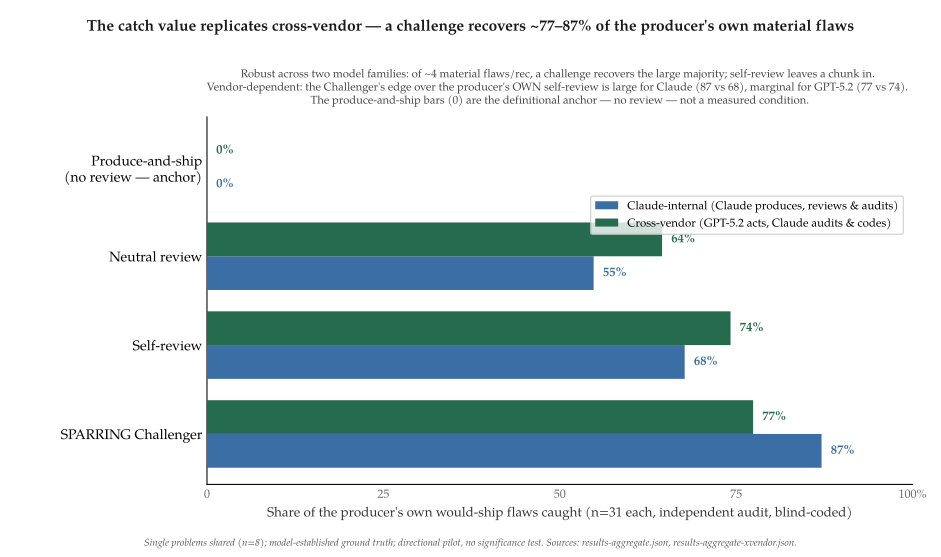

Write the Python code that produced this figure.
#!/usr/bin/env python3
"""A-v3 cross-vendor: catch-rate by condition, Claude-internal vs GPT-5.2-actors/Claude-audit.
Reads ../results-aggregate.json and ../results-aggregate-xvendor.json. Reproducible SVG."""
import json, os
import matplotlib
matplotlib.use("Agg")
matplotlib.rcParams["svg.hashsalt"] = "catchrate-v3-xv"
import matplotlib.pyplot as plt
import numpy as np

HERE = os.path.dirname(os.path.abspath(__file__))
ci = json.load(open(os.path.join(HERE, "..", "results-aggregate.json")))["catch_rate"]
xv = json.load(open(os.path.join(HERE, "..", "results-aggregate-xvendor.json")))["catch_rate"]
plt.rcParams["font.family"] = "serif"; plt.rcParams["font.serif"] = ["TeX Gyre Pagella", "DejaVu Serif"]
plt.rcParams["svg.fonttype"] = "none"

conds = [("Produce-and-ship\n(no review — anchor)", 0.0, 0.0), ("Neutral review", ci["NEUTRAL"], xv["NEUTRAL"]),
         ("Self-review", ci["SELF"], xv["SELF"]), ("SPARRING Challenger", ci["CHAL"], xv["CHAL"])]
labels = [c[0] for c in conds]
internal = [c[1] for c in conds]; cross = [c[2] for c in conds]
y = np.arange(len(conds)); h = 0.38

fig, ax = plt.subplots(figsize=(9.8, 5.8))
b1 = ax.barh(y + h/2, internal, h, color="#3b6ea5", zorder=3, label="Claude-internal (Claude produces, reviews & audits)")
b2 = ax.barh(y - h/2, cross, h, color="#256b4e", zorder=3, label="Cross-vendor (GPT-5.2 acts, Claude audits & codes)")
for bars in (b1, b2):
    for r in bars:
        w = r.get_width()
        ax.text(w + 1.3, r.get_y() + r.get_height()/2, f"{w:.0f}%", va="center", ha="left", fontsize=9.5, fontweight="bold", color=r.get_facecolor())
ax.set_yticks(y); ax.set_yticklabels(labels, fontsize=10.5)
ax.set_xlim(0, 100); ax.set_xticks([0, 25, 50, 75, 100]); ax.set_xticklabels(["0", "25", "50", "75", "100%"], fontsize=9, color="#666")
ax.set_xlabel("Share of the producer's own would-ship flaws caught (n=31 each, independent audit, blind-coded)", fontsize=10, color="#333")
for s in ("top", "right"): ax.spines[s].set_visible(False)
ax.invert_yaxis(); ax.tick_params(length=0)
ax.legend(loc="upper right", bbox_to_anchor=(0.995, 0.80), fontsize=8.6, frameon=True, facecolor="white", edgecolor="#cccccc")
fig.suptitle("The catch value replicates cross-vendor — a challenge recovers ~77–87% of the producer's own material flaws",
             x=0.5, y=0.965, fontsize=11.6, fontweight="bold", color="#1a1a1a")
ax.set_title("Robust across two model families: of ~4 material flaws/rec, a challenge recovers the large majority; self-review leaves a chunk in.\n"
             "Vendor-dependent: the Challenger's edge over the producer's OWN self-review is large for Claude (87 vs 68), "
             "marginal for GPT-5.2 (77 vs 74).\nThe produce-and-ship bars (0) are the definitional anchor — no review — not a measured condition.",
             fontsize=8.4, color="#444", pad=10)
fig.text(0.5, 0.02, "Single problems shared (n=8); model-established ground truth; directional pilot, no significance test. "
         "Sources: results-aggregate.json, results-aggregate-xvendor.json.", ha="center", fontsize=7.4, fontstyle="italic", color="#555")
plt.subplots_adjust(left=0.22, right=0.97, top=0.79, bottom=0.13)
fig.savefig(os.path.join(HERE, "catch-rate-v3-xvendor.svg"), format="svg", metadata={"Date": None})
print("wrote catch-rate-v3-xvendor.svg")
